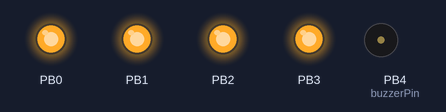
A sketch run on a simulated ATtiny85, built with avr-gcc and run on an emulated ATtiny85. Shown: output pins drawn as LEDs (lit = HIGH), buzzer (waves = sounding, pin HIGH). Sleep ends after the set time or at an interrupt; EEPROM starts erased. At 122.0 s the program stops and its outputs stay as they are.

Above: at 2.1 s.
At 120.1 s:
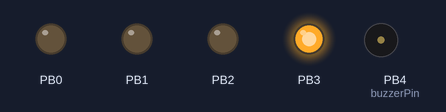
At 120.6 s:
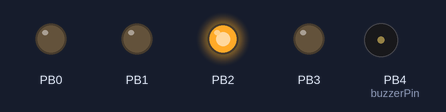
At 121.1 s:
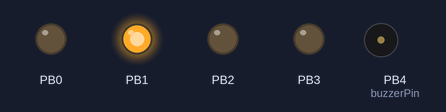
At 121.6 s:
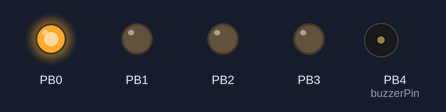
At 122.1 s:
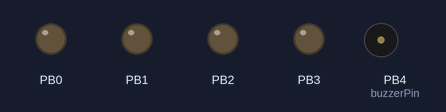
Timing chart, 0 to 123.5 s (numbered marks = the images above):
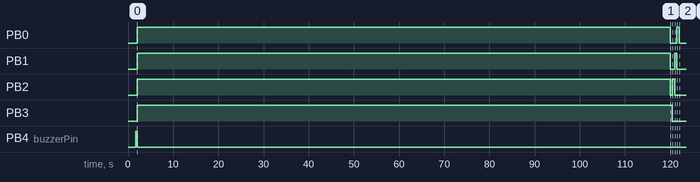

The sketch:

ATTiny85_ShowerTimer.ino
```cpp
#include <EEPROM.h>                                                // used to remember current state in between resets
#include <avr/sleep.h>                                             // used to deep sleep the device
//
/*
  ____  _                           _____ _
 / ___|| |__   _____      _____ _ _|_   _(_)_ __ ___   ___ _ __
 \___ \| '_ \ / _ \ \ /\ / / _ \ '__|| | | | '_ ` _ \ / _ \ '__|
  ___) | | | | (_) \ V  V /  __/ |   | | | | | | | | |  __/ |
 |____/|_| |_|\___/ \_/\_/ \___|_|   |_| |_|_| |_| |_|\___|_|
                                                         v1.1

 ATTiny85 shower timer for a 4 minute shower.
 Single switch brings reset to GND to enable actions.

 Controls 4 indicator LEDs and a piezo buzzer.
 Holds with all LEDs on with first reset, counts down from 4mins on subsequent reset.

 After 2mins without activity, the device drops into a deep sleep.  When awoken
 from sleep, holds at 4mins in preparation for a countdown.

 Revision history
 1.0  Initial
 1.1  Timing tweaks for final beep

 ATTiny85 connections
 Leg  Function
 1    Reset, pull-up resistor to +5V and switch
 2    D3 LED4
 3    D4 piezo buzzer
 4    GND
 5    D0 LED1
 6    D1 LED2
 7    D2 LED3
 8    +5V

 attiny85
            reset -+---+- +5V power
         LED4 pb3 -+   +- pb2 LED3
 piezo buzzer pb4 -+   +- pb1 LED2
              GND -+---+- pb0 LED1
 */

// pin definitions
const int buzzerPin = 4;                                            // piezo


// storage constants
// used to 'zero' out unused EEPROM locations
#define EEPROMblank 255
// largest EEPROM cell ID (ATTiny85)
#define EEPROMmax 511

// state variables
int timerState = 1;                                                // 0 = waiting on 4, 1 = counting down
boolean firstRun = false;                                          // true if EEPROM has been freshly initialised
int EEPROMidx = 0;                                                 // where to write in EEPROM

// --------------------------------------------------------------------------------
//
void setup() {
  for(int i = 0; i<4; i++) {
    pinMode(i, OUTPUT);
    digitalWrite(i, LOW);
  }
  pinMode(buzzerPin, OUTPUT);

  // extract current state from EEPROM
  if(!loadValues()) {                                           // if there's no value stored there's work to do
    initialiseEEPROM();                                         // setup EEPROM for use by this sketch ongoing
    saveValues();                                               // timerState value & EEPROMidx have default values since EEPROM load failed
  }

  if(!loadValues()) {                                           // EEPROM error state
    while (true) {
      digitalWrite(0, millis() % 1000 < 250);                   // alternate LEDs, forever
      digitalWrite(1, millis() % 1000 > 250 && millis() % 1000 < 500);
      digitalWrite(2, millis() % 1000 > 500 && millis() % 1000 < 750);
      digitalWrite(3, millis() % 1000 > 750);
      delay(200);
    }
  }

  // switch states now
  timerState++;
  if(timerState>1) timerState = 0;
  saveValues();

  // one ping only vasily
  digitalWrite(buzzerPin, HIGH);
  delay(300);
  digitalWrite(buzzerPin, LOW);

} // setup()

// --------------------------------------------------------------------------------
//
void loop() {
  int BeepCount = 0;
  int minuteCounter = 0;
  unsigned long BeepTimer = 0L;
  for(int i = 0; i<4; i++) digitalWrite(i, HIGH);                // start with all 4 LEDs lit
  if(timerState) {                                               // counting down
    while(true) {
      // flash LED for currently counting down minute
      if(millis() < 60000) digitalWrite(0, millis() % 1000 < 500); // first minute
      if(millis() > 60000 && millis() < 120000) digitalWrite(1, millis() % 1000 < 500); // 2nd minute
      if(millis() > 120000 && millis() < 180000) digitalWrite(2, millis() % 1000 < 500); // 3rd minute
      if(millis() > 180000 && millis() < 240000) digitalWrite(3, millis() % 1000 < 500); // 4th & final minute

      // beep for the number of minutes remaining
      if(millis() / 60000 > minuteCounter) {
        minuteCounter++;
        BeepCount = 4-minuteCounter;
        BeepTimer = millis();
        digitalWrite(buzzerPin, HIGH);
      }
      if(BeepCount) {
        if(millis() > BeepTimer + 300) {                        // time to toggle buzzer
          digitalWrite(buzzerPin, !digitalRead(buzzerPin));
          BeepTimer = millis();
          if(!digitalRead(buzzerPin)) BeepCount--;              // if we turned it off, that's one less to do now
        }
      }

      if(millis() > 240000) {
        // and if it's all over, 10 seconds of beeps
        BeepTimer = millis();
        while(millis() < BeepTimer + 10000) digitalWrite(buzzerPin, (millis() % 500 < 250));
        // longbeep
        digitalWrite(buzzerPin, HIGH);
        delay(3000);
        digitalWrite(buzzerPin, LOW);
        while(true) {                                             // and hang here, forever.
          if(millis() > BeepTimer + 120000) bedTimeNow();         // unless it's for longer than 2mins, then sleep
        }
      }
    }
  } else {                                                        // holding, ready to countdown on next reset
    while(true) {                                                 // and hang here, forever.
      if(millis() > 120000) bedTimeNow();                         // unless it's for longer than 2mins, then sleep
    }
  }
}
```

EEPROM.ino
```cpp
// --------------------------------------------------------------------------------
// Retrieve saved values from EEPROM, sets the global address value and returns
// true if successful or false as error condition
//
boolean loadValues() {
  // determine if EEPROM has been initialised
  int datacount = 0;
  for(int i = 0; i < EEPROMmax; i++) if(EEPROM.read(i) != EEPROMblank) datacount++;
  if(datacount != 1) return false;                        // error condition code

    for(int idx=0; idx < EEPROMmax; idx++) {
    if(EEPROM.read(idx) != EEPROMblank) {
      EEPROMidx = idx;                                    // store global index value
      timerState = EEPROM.read(EEPROMidx);                // read value
      return true;                                        // all good
    }
  } // for
}

// --------------------------------------------------------------------------------
// Save new values to EEPROM, overwrite previous values with 0xAA
//
void saveValues() {
  int newIndex = 0;
  if (!firstRun) newIndex = EEPROMidx + 1;
  if(newIndex > EEPROMmax) newIndex = 0;                  // circular buffer
  EEPROM.write(newIndex, timerState);
  // if reset occurs before this next step, data will be lost
  if(!firstRun) EEPROM.write(EEPROMidx, EEPROMblank);    // overwrite previous if not first run after EEPROM init
  EEPROMidx = newIndex;                                  // setup for the next save
  firstRun = false;
}

// --------------------------------------------------------------------------------
// Overwrite all EEPROM locations with with the default value
//
void initialiseEEPROM() {
  for(unsigned int idx=0; idx < EEPROMmax; idx++) EEPROM.write(idx, EEPROMblank);
  firstRun = true;
}
```

Utils.ino
```cpp
// --------------------------------------------------------------------------------
// Drop into deep sleep
//
void bedTimeNow() {
  // no matter what the mode is currently, make sure it wakes from this to hold
  timerState = 1;
  saveValues();
  // lightshow before sleep
  for(int i=0; i<4; i++) digitalWrite(i, LOW);  // all off
  for(int i=3; i>=0; i--) {
    for(int j=3; j>=0; j--) digitalWrite(j, i==j);
    delay(500);
  }
  // low power all the outputs
  for(int i = 0; i<4; i++) {
    digitalWrite(i, LOW);
    pinMode(i, INPUT);
  }
  digitalWrite(buzzerPin, LOW);
  pinMode(buzzerPin, INPUT);
  // and now put this thing to sleep
  set_sleep_mode(SLEEP_MODE_PWR_DOWN);       // sleep mode is set here
  sleep_enable();                            // and activated here
  sleep_mode();                              // and...sleep.
}
```

Measured:
- by itself, PB0: LOW → HIGH at 2.0 s, → LOW 118 s later, → HIGH 1.5 s later, → LOW 0.50 s later
- by itself, PB1: LOW → HIGH at 2.0 s, → LOW 118 s later, → HIGH 1.0 s later, → LOW 0.50 s later
- by itself, PB2: LOW → HIGH at 2.0 s, → LOW 118 s later, → HIGH 0.50 s later, → LOW 0.50 s later
- by itself, PB3: LOW → HIGH at 2.0 s, → LOW 118 s later
